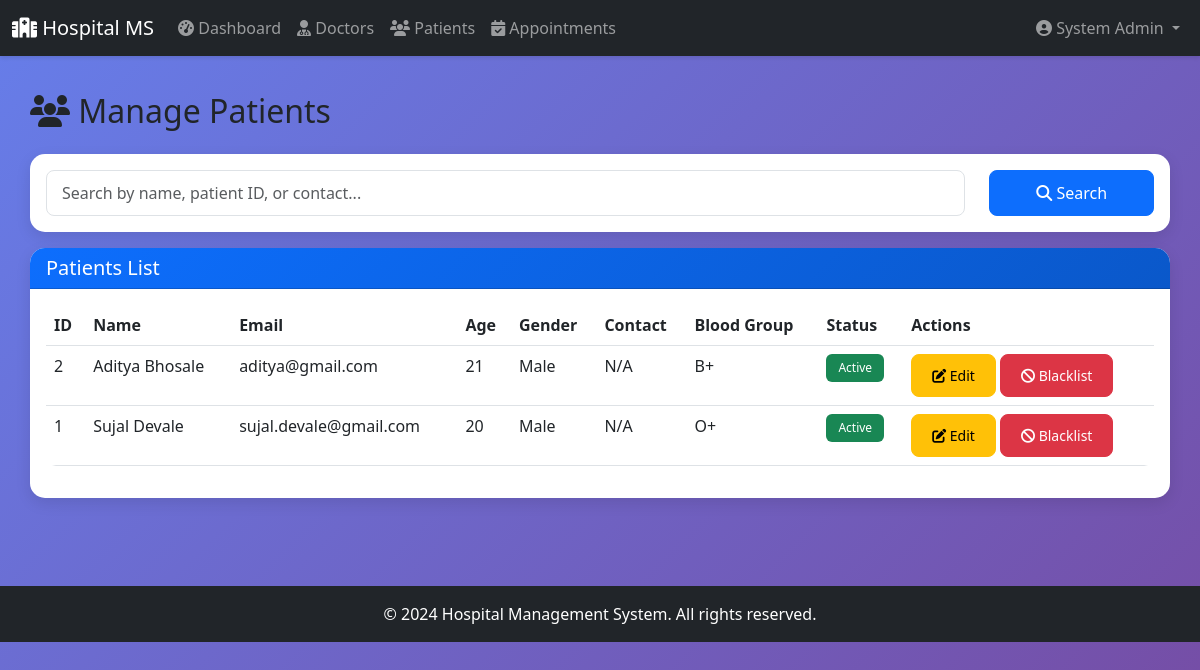
Screenshot of /admin/patients (signed in) with the database file from the repository.
### tables this page shows
CREATE TABLE users (
            user_id INTEGER PRIMARY KEY AUTOINCREMENT,
            name TEXT NOT NULL,
            email TEXT UNIQUE NOT NULL,
            password TEXT NOT NULL,
            role TEXT NOT NULL CHECK(role IN ('admin', 'doctor', 'patient')),
            status TEXT DEFAULT 'active' CHECK(status IN ('active', 'blacklisted')),
            created_at TIMESTAMP DEFAULT CURRENT_TIMESTAMP
        );

CREATE TABLE patients (
            patient_id INTEGER PRIMARY KEY AUTOINCREMENT,
            user_id INTEGER UNIQUE NOT NULL,
            age INTEGER,
            gender TEXT CHECK(gender IN ('Male', 'Female', 'Other')),
            contact TEXT,
            address TEXT,
            blood_group TEXT,
            emergency_contact TEXT,
            status TEXT DEFAULT 'active' CHECK(status IN ('active', 'blacklisted')),
            created_at TIMESTAMP DEFAULT CURRENT_TIMESTAMP,
            FOREIGN KEY (user_id) REFERENCES users(user_id) ON DELETE CASCADE
        );

### blueprints/admin.py (the view)
@admin_bp.route('/patients')
@login_required
@admin_required
def patients():
    db = get_db()
    search = request.args.get('search', '')
    if search:
        patients_list = db.execute('''
            SELECT p.*, u.name, u.email, u.status as user_status
            FROM patients p
            JOIN users u ON p.user_id = u.user_id
            WHERE u.name LIKE ? OR p.contact LIKE ? OR p.patient_id LIKE ?
            ORDER BY u.name
        ''', (f'%{search}%', f'%{search}%', f'%{search}%')).fetchall()
    else:
        patients_list = db.execute('''
            SELECT p.*, u.name, u.email, u.status as user_status
            FROM patients p
            JOIN users u ON p.user_id = u.user_id
            ORDER BY u.name
        ''').fetchall()
    return render_template('admin/patients.html', patients=patients_list, search=search)

### app.py (called while the page is built)
@login_manager.user_loader
def load_user(user_id):
    db = get_db()
    cursor = db.execute('SELECT * FROM users WHERE user_id = ?', (user_id,))
    user_data = cursor.fetchone()
    if user_data:
        return User(user_data['user_id'], user_data['name'], user_data['email'],
                    user_data['password'], user_data['role'])
    return None

@app.teardown_appcontext
def close_connection(exception):
    db = getattr(g, '_database', None)
    if db is not None:
        db.close()

### blueprints/admin.py (called while the page is built)
def admin_required(f):
    @wraps(f)
    def decorated_function(*args, **kwargs):
        if not current_user.is_authenticated or current_user.role != 'admin':
            flash('Access denied. Admin privileges required.', 'danger')
            return redirect(url_for('auth.login'))
        return f(*args, **kwargs)
    return decorated_function

### database.py (called while the page is built)
def get_db():
    db = getattr(g, '_database', None)
    if db is None:
        db = g._database = sqlite3.connect(DATABASE)
        db.row_factory = sqlite3.Row
    return db

### templates/admin/patients.html (shortened to what this page needs)
{% extends 'base.html' %}
{% block content %}
<h2 class="mb-4"><i class="fas fa-users"></i> Manage Patients</h2>
<div class="card mb-3">
    <div class="card-body">
        <form method="GET" action="{{ url_for('admin.patients') }}">
            <div class="row">
                <div class="col-md-10">
                    <input type="text" class="form-control" name="search"
                           placeholder="Search by name, patient ID, or contact..."
                           value="{{ search }}">
                </div>
                <div class="col-md-2">
                    <button type="submit" class="btn btn-primary w-100">
                        <i class="fas fa-search"></i> Search
                    </button>
                </div>
            </div>
        </form>
    </div>
</div>
<div class="card">
    <div class="card-header">
        <h5 class="mb-0">Patients List</h5>
    </div>
    <div class="card-body">
        <div class="table-responsive">
            <table class="table table-hover">
                <thead>
                    <tr>
                        <th>ID</th>
                        <th>Name</th>
                        <th>Email</th>
                        <th>Age</th>
                        <th>Gender</th>
                        <th>Contact</th>
                        <th>Blood Group</th>
                        <th>Status</th>
                        <th>Actions</th>
                    </tr>
                </thead>
                <tbody>
                    {% for patient in patients %}
                    <tr>
                        <td>{{ patient.patient_id }}</td>
                        <td>{{ patient.name }}</td>
                        <td>{{ patient.email }}</td>
                        <td>{{ patient.age or 'N/A' }}</td>
                        <td>{{ patient.gender or 'N/A' }}</td>
                        <td>{{ patient.contact or 'N/A' }}</td>
                        <td>{{ patient.blood_group or 'N/A' }}</td>
                        <td>
                            {% if patient.status == 'active' %}
                                <span class="badge bg-success">Active</span>
                            {% else %}
                                <span class="badge bg-danger">Blacklisted</span>
                            {% endif %}
                        </td>
                        <td>
                            <a href="{{ url_for('admin.edit_patient', patient_id=patient.patient_id) }}"
                               class="btn btn-sm btn-warning">
                                <i class="fas fa-edit"></i> Edit
                            </a>
                            {% if patient.status == 'active' %}
                            <a href="{{ url_for('admin.delete_patient', patient_id=patient.patient_id) }}"
                               class="btn btn-sm btn-danger"
                               onclick="return confirm('Are you sure you want to blacklist this patient?')">
                                <i class="fas fa-ban"></i> Blacklist
                            </a>
                            {% endif %}
                        </td>
                    </tr>
                    {% else %}
                    <tr>
                        <td colspan="9" class="text-center text-muted">No patients found</td>
                    </tr>
                    {% endfor %}
                </tbody>
            </table>
        </div>
    </div>
</div>
{% endblock %}

### templates/base.html (shortened to what this page needs)
<!DOCTYPE html>
<html lang="en">
<head>
    <link href="https://cdn.jsdelivr.net/npm/bootstrap@5.3.0/dist/css/bootstrap.min.css" rel="stylesheet">
    <link rel="stylesheet" href="https://cdnjs.cloudflare.com/ajax/libs/font-awesome/6.4.0/css/all.min.css">
</head>
<body>
    <nav class="navbar navbar-expand-lg navbar-dark bg-dark">
        <div class="container-fluid">
            <a class="navbar-brand" href="/">
                <i class="fas fa-hospital"></i> Hospital MS
            </a>
            <div class="collapse navbar-collapse" id="navbarNav">
                {% if current_user.is_authenticated %}
                <ul class="navbar-nav me-auto">
                    {% if current_user.role == 'admin' %}
                    <li class="nav-item">
                        <a class="nav-link" href="{{ url_for('admin.dashboard') }}">
                            <i class="fas fa-tachometer-alt"></i> Dashboard
                        </a>
                    </li>
                    <li class="nav-item">
                        <a class="nav-link" href="{{ url_for('admin.doctors') }}">
                            <i class="fas fa-user-md"></i> Doctors
                        </a>
                    </li>
                    <li class="nav-item">
                        <a class="nav-link" href="{{ url_for('admin.patients') }}">
                            <i class="fas fa-users"></i> Patients
                        </a>
                    </li>
                    <li class="nav-item">
                        <a class="nav-link" href="{{ url_for('admin.appointments') }}">
                            <i class="fas fa-calendar-check"></i> Appointments
                        </a>
                    </li>
                    {% endif %}
                </ul>
                <ul class="navbar-nav ms-auto">
                    <li class="nav-item dropdown">
                        <a class="nav-link dropdown-toggle" href="#" id="userDropdown" role="button" data-bs-toggle="dropdown">
                            <i class="fas fa-user-circle"></i> {{ current_user.name }}
                        </a>
                    </li>
                </ul>
                {% endif %}
            </div>
        </div>
    </nav>
    <div class="container main-content">
        {% block content %}{% endblock %}
    </div>
    <footer class="bg-dark text-white text-center py-3 mt-5">
        <p class="mb-0">&copy; 2024 Hospital Management System. All rights reserved.</p>
    </footer>
</body>
</html>

### templates/base.html (style rules this page uses)
:root { --primary-color: #0d6efd; --secondary-color: #6c757d; --success-color: #198754; --danger-color: #dc3545; --warning-color: #ffc107; --info-color: #0dcaf0; }
body { min-height: 100vh; background: linear-gradient(135deg, #667eea 0%, #764ba2 100%); font-family: 'Segoe UI', Tahoma, Geneva, Verdana, sans-serif; }
.navbar { box-shadow: 0 2px 4px rgba(0,0,0,0.1); }
.main-content { padding: 20px 0; }
.card { border: none; border-radius: 15px; box-shadow: 0 5px 15px rgba(0,0,0,0.1); margin-bottom: 20px; }
.card-header { border-radius: 15px 15px 0 0 !important; background: linear-gradient(135deg, var(--primary-color) 0%, #0a58ca 100%); color: white; font-weight: 600; }
.btn { border-radius: 8px; padding: 10px 20px; font-weight: 500; }
.table { border-radius: 10px; overflow: hidden; }
.badge { padding: 8px 12px; border-radius: 6px; font-weight: 500; }
.form-control, .form-select { border-radius: 8px; border: 1px solid #dee2e6; padding: 10px 15px; }

### rows the page displays
users: name "System Admin"
patients: patient_id "2", name "Aditya Bhosale", email "aditya@gmail.com", age "21", gender "Male", contact "N/A", blood_group "B+", status "Active"
patients: patient_id "1", name "Sujal Devale", email "sujal.devale@gmail.com", age "20", gender "Male", contact "N/A", blood_group "O+", status "Active"
